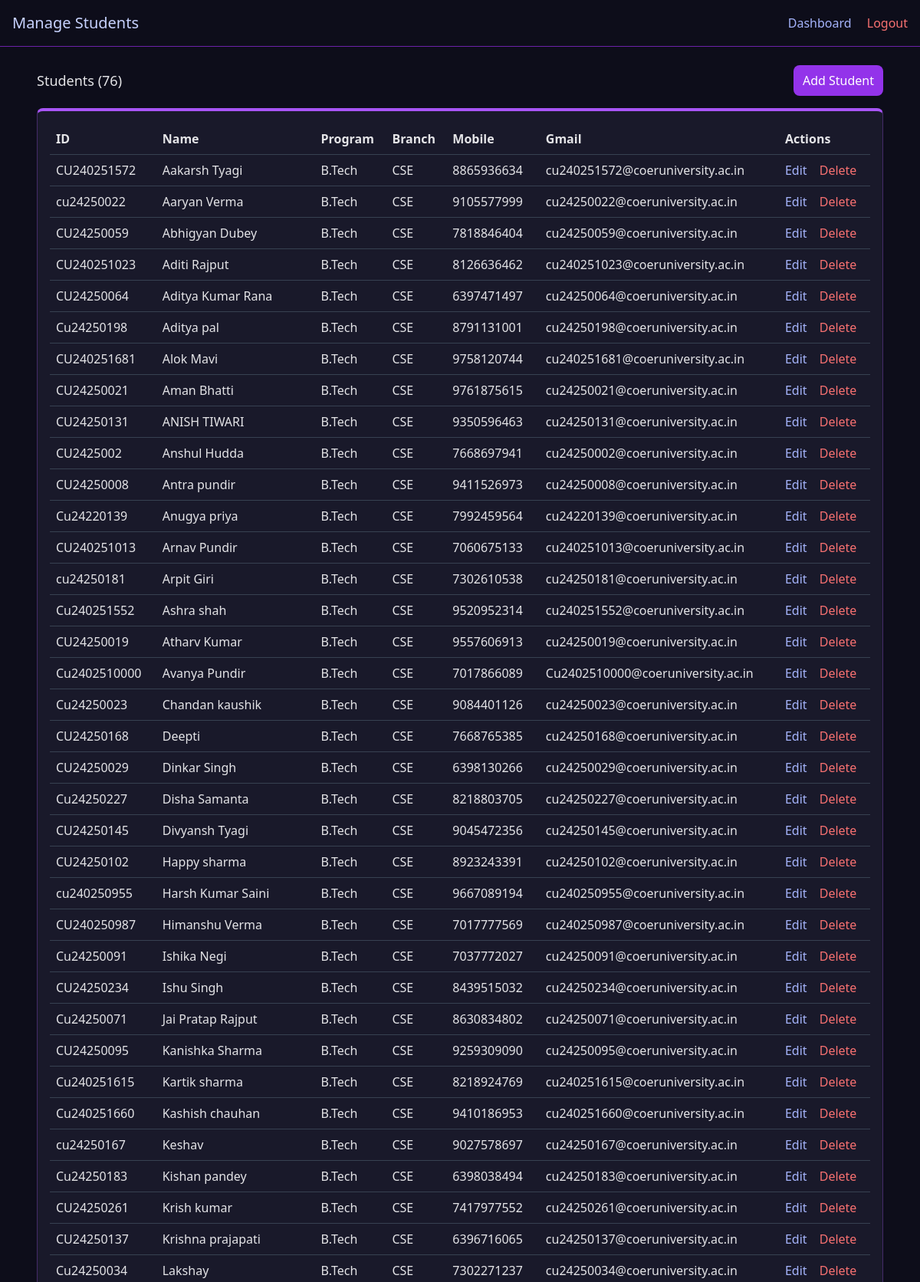
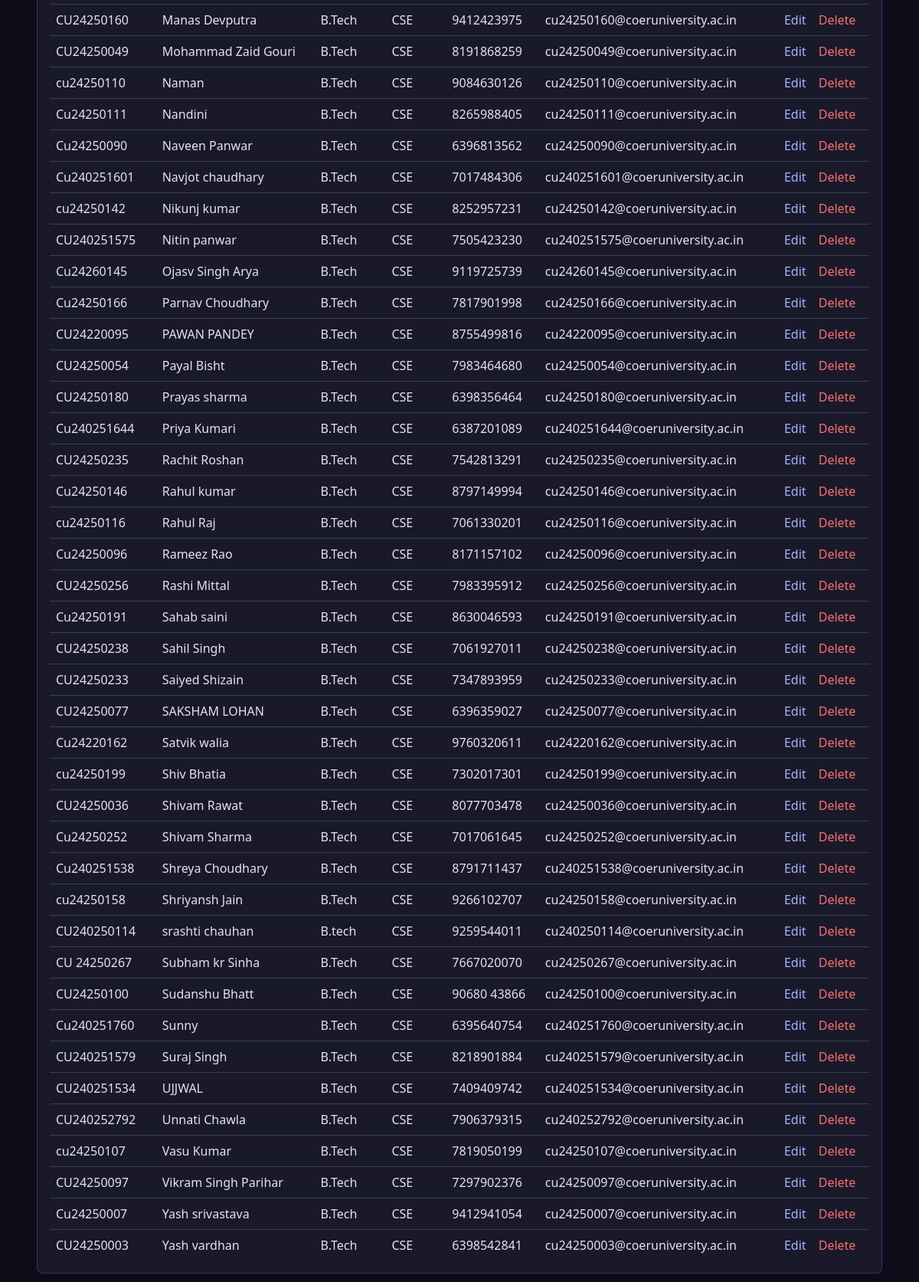
Page /admin/students (signed in) on the earlier database version (2 pictures, top to bottom).
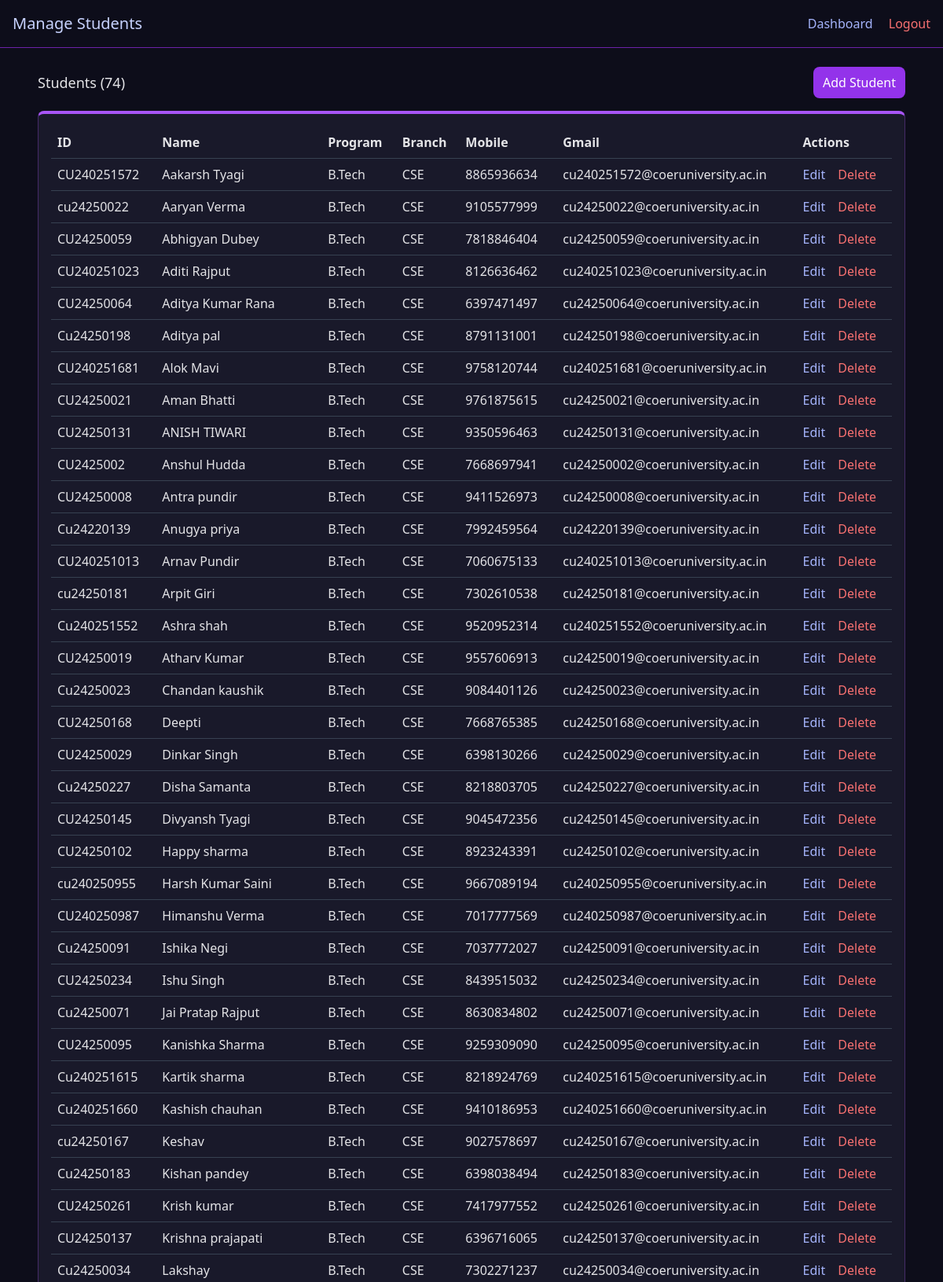
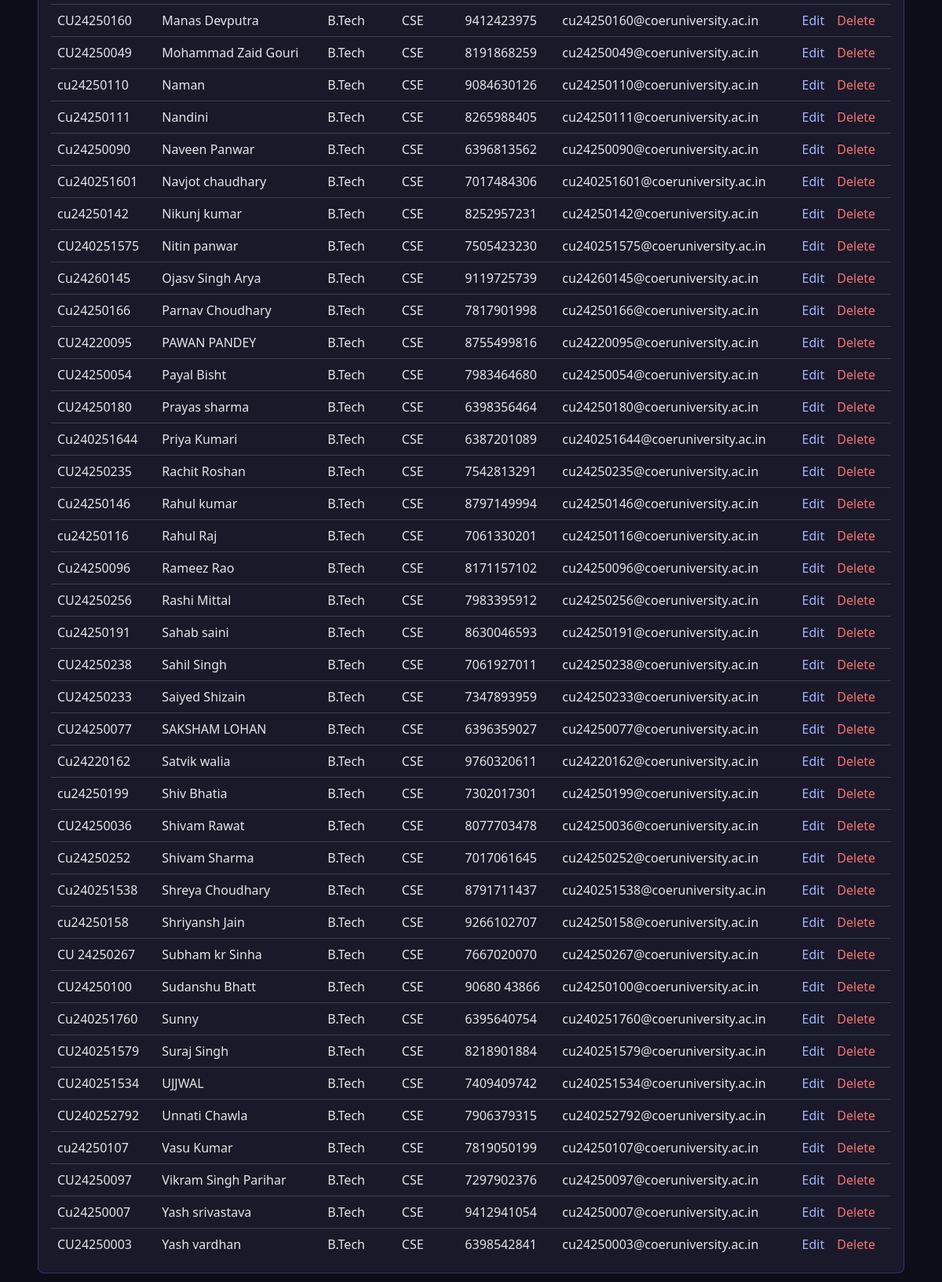
Same page on the later database version (2 pictures, top to bottom).
### tables this page shows
CREATE TABLE students (
    ID TEXT PRIMARY KEY,
    Name TEXT,
    Program TEXT,
    Branch TEXT,
    Mobile TEXT,
    Gmail TEXT
);

### app.py (the view)
@app.route('/admin/students')
def admin_students():
    if not is_current_user_admin():
        return render_template('login.html', error="Admin access required")
    conn = get_db_connection()
    students = conn.execute("SELECT * FROM students ORDER BY Name COLLATE NOCASE").fetchall()
    conn.close()
    return render_template('admin_students.html', students=students)

### app.py (called while the page is built)
def get_db_connection():
    conn = sqlite3.connect(DB_FILE)
    conn.row_factory = sqlite3.Row
    return conn

def is_current_user_admin():
    if 'username' not in session:
        return False
    username = session['username']
    conn = get_db_connection()
    user = conn.execute("SELECT is_admin FROM users WHERE username=?", (username,)).fetchone()
    conn.close()
    if not user:
        return False
    return bool(user['is_admin'])

@app.context_processor
def inject_user_info():
    return {
        'session_username': session.get('username'),
        'session_is_admin': is_current_user_admin() if 'username' in session else False
    }

@app.before_request
def require_login():
    allowed_paths = [
        '/login',
        '/forgot_password',
        '/favicon.ico'
    ]
    if request.path.startswith('/static/') or request.path in allowed_paths:
        return None
    if 'logged_in' not in session:
        return redirect(url_for('login'))
    return None

### templates/admin_students.html (shortened to what this page needs)
<!DOCTYPE html>
<html>
<head>
  <script src="https://cdn.tailwindcss.com"></script>
</head>
<body>
  <header class="p-4 flex justify-between items-center border-b border-purple-800">
    <h1 class="text-xl text-indigo-200">Manage Students</h1>
    <div>
      <a href="/admin" class="text-indigo-300 mr-4">Dashboard</a>
      <a href="/logout" class="text-red-400">Logout</a>
    </div>
  </header>
  <main class="p-6 max-w-6xl mx-auto">
    <div class="flex justify-between items-center mb-4">
      <h2 class="text-lg">Students ({{ students|length }})</h2>
      <a href="/add_student" class="bg-purple-600 text-white px-3 py-2 rounded-lg">Add Student</a>
    </div>
    <div class="dark-card p-4 rounded-lg">
      <table class="w-full table-auto">
        <thead>
          <tr class="text-left">
            <th class="p-2">ID</th>
            <th class="p-2">Name</th>
            <th class="p-2">Program</th>
            <th class="p-2">Branch</th>
            <th class="p-2">Mobile</th>
            <th class="p-2">Gmail</th>
            <th class="p-2">Actions</th>
          </tr>
        </thead>
        <tbody>
          {% for s in students %}
          <tr class="border-t border-gray-700">
            <td class="p-2">{{ s['ID'] }}</td>
            <td class="p-2">{{ s['Name'] }}</td>
            <td class="p-2">{{ s['Program'] }}</td>
            <td class="p-2">{{ s['Branch'] }}</td>
            <td class="p-2">{{ s['Mobile'] }}</td>
            <td class="p-2">{{ s['Gmail'] }}</td>
            <td class="p-2">
              <a href="/admin/student/edit/{{ s['ID'] }}" class="text-indigo-300 mr-3">Edit</a>
              <form method="POST" action="/admin/student/delete/{{ s['ID'] }}" style="display:inline" onsubmit="return confirm('Delete student? This will remove the student record but keep attendance history.');">
                <button class="text-red-400">Delete</button>
              </form>
            </td>
          </tr>
          {% endfor %}
        </tbody>
      </table>
    </div>
  </main>
</body>
</html>

### templates/admin_students.html (style rules this page uses)
body { background:#0d0d1a; color:#e4e4e7; }
.dark-card { background-color: rgba(32,32,50,0.7); border:1px solid rgba(168,85,247,0.3); border-top:4px solid #a855f7; }

Differences in the rows shown:
removed students: ID "Cu2402510000", Name "Avanya Pundir", Program "B.Tech", Branch "CSE", Mobile "7017866089", Gmail "Cu2402510000@coeruniversity.ac.in"
removed students: ID "CU240250114", Name "srashti chauhan", Program "B.tech", Branch "CSE", Mobile "9259544011", Gmail "cu240250114@coeruniversity.ac.in"
Other differences:
{{ students|length }}: "76" → "74"
